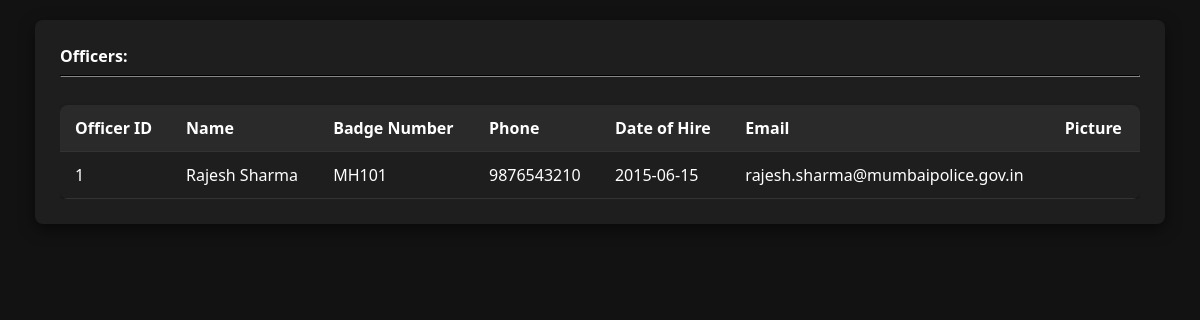
Screenshot of /public/menu_acess/officers_stations.php with the database file from the repository.
### tables this page shows
CREATE TABLE OFFICER (
    officer_id INT AUTO_INCREMENT PRIMARY KEY,
    name VARCHAR(255) NOT NULL,
    badge_number VARCHAR(50) NOT NULL UNIQUE,
    r_rank VARCHAR(100),
    station_id INT,
    phone VARCHAR(20),
    date_of_hire DATE NOT NULL,
    email VARCHAR(255) UNIQUE,
    officer_pic VARCHAR(255),
    status ENUM('active', 'suspended', 'retired') DEFAULT 'active',
    CHECK (email LIKE '%@%'),
    FOREIGN KEY (station_id) REFERENCES POLICE_STATION(station_id) ON DELETE
    SET NULL
);

### public/menu_acess/officers_stations.php (the view, shortened to what this page needs)
<?php
include '../../includes/db_connect.php';
$station_id = 1;
$stmt = $conn->prepare("SELECT officer_id, name, badge_number, phone, date_of_hire, email, officer_pic FROM OFFICER WHERE station_id = ?");
$stmt->bind_param("i", $station_id);
$stmt->execute();
$result = $stmt->get_result();
$officer_info = "";
if ($result->num_rows > 0) {
    $officer_info .= "<div class='table-responsive'>";
    $officer_info .= "<table class='officer-table'>";
    $officer_info .= "<thead><tr><th>Officer ID</th><th>Name</th><th>Badge Number</th><th>Phone</th><th>Date of Hire</th><th>Email</th><th>Picture</th></tr></thead>";
    $officer_info .= "<tbody>";
    while ($row = $result->fetch_assoc()) {
        $officer_info .= "<tr>";
        $officer_info .= "<td>" . htmlspecialchars($row["officer_id"]) . "</td>";
        $officer_info .= "<td>" . htmlspecialchars($row["name"]) . "</td>";
        $officer_info .= "<td>" . htmlspecialchars($row["badge_number"]) . "</td>";
        $officer_info .= "<td>" . htmlspecialchars($row["phone"]) . "</td>";
        $officer_info .= "<td>" . htmlspecialchars($row["date_of_hire"]) . "</td>";
        $officer_info .= "<td>" . htmlspecialchars($row["email"]) . "</td>";
        $officer_info .= "<td>";
        $officer_info .= "</td>";
        $officer_info .= "</tr>";
    }
    $officer_info .= "</tbody></table></div>";
} else {
    $officer_info = "<p>No officers found for this station.</p>";
}
?>
<!DOCTYPE html>
<html lang="en">
<head>
    <link rel="stylesheet" href="../../assets/css/officers_station.css">
</head>
<body>
    <div class="inner-right-column">
        <div>
            <strong>Officers:</strong>
            <hr>
            <?php echo $officer_info; ?>
        </div>
    </div>
</body>
</html>

### assets/css/officers_station.css (style rules this page uses)
body { background-color: #121212; color: #e0e0e0; font-family: sans-serif; margin: 0; padding: 0; }
.inner-right-column { background-color: #181818; padding: 20px; border-radius: 5px; box-shadow: 0 4px 8px rgba(0, 0, 0, 0.6); overflow-y: auto; max-height: calc(100vh - 80px); margin: 10px; }
table { width: 100%; border-collapse: collapse; color: #ddd; }
th, td { padding: 10px; text-align: left; border-bottom: 1px solid #333; }
th { background-color: #252525; font-weight: 600; }
hr { border-color: #333; }

### public/menu_acess/officers_stations.php (style rules this page uses)
body { background-color: #121212; color: #ffffff; font-family: 'Segoe UI', Tahoma, Geneva, Verdana, sans-serif; margin: 0; padding: 0; }
.inner-right-column { background-color: #1e1e1e; padding: 25px; border-radius: 8px; box-shadow: 0 5px 15px rgba(0, 0, 0, 0.5); max-width: 90%; margin: 20px auto; overflow-y: auto; max-height: calc(100vh - 100px); color: #ffffff; }
.officer-table { width: 100%; border-collapse: collapse; margin-top: 20px; box-shadow: 0 2px 5px rgba(0, 0, 0, 0.3); border-radius: 8px; overflow: hidden; color: #ffffff; }
.officer-table th, .officer-table td { padding: 12px 15px; text-align: left; border-bottom: 1px solid #333; color: #ffffff; }
.officer-table th { background-color: #2a2a2a; font-weight: 600; color: #ffffff; }
.table-responsive { overflow-x: auto; color: #ffffff; }
strong { color: #ffffff; }

### rows the page displays
officer: officer_id "1", name "Rajesh Sharma", badge_number "MH101", phone "9876543210", date_of_hire "2015-06-15", email "rajesh.sharma@mumbaipolice.gov.in"
